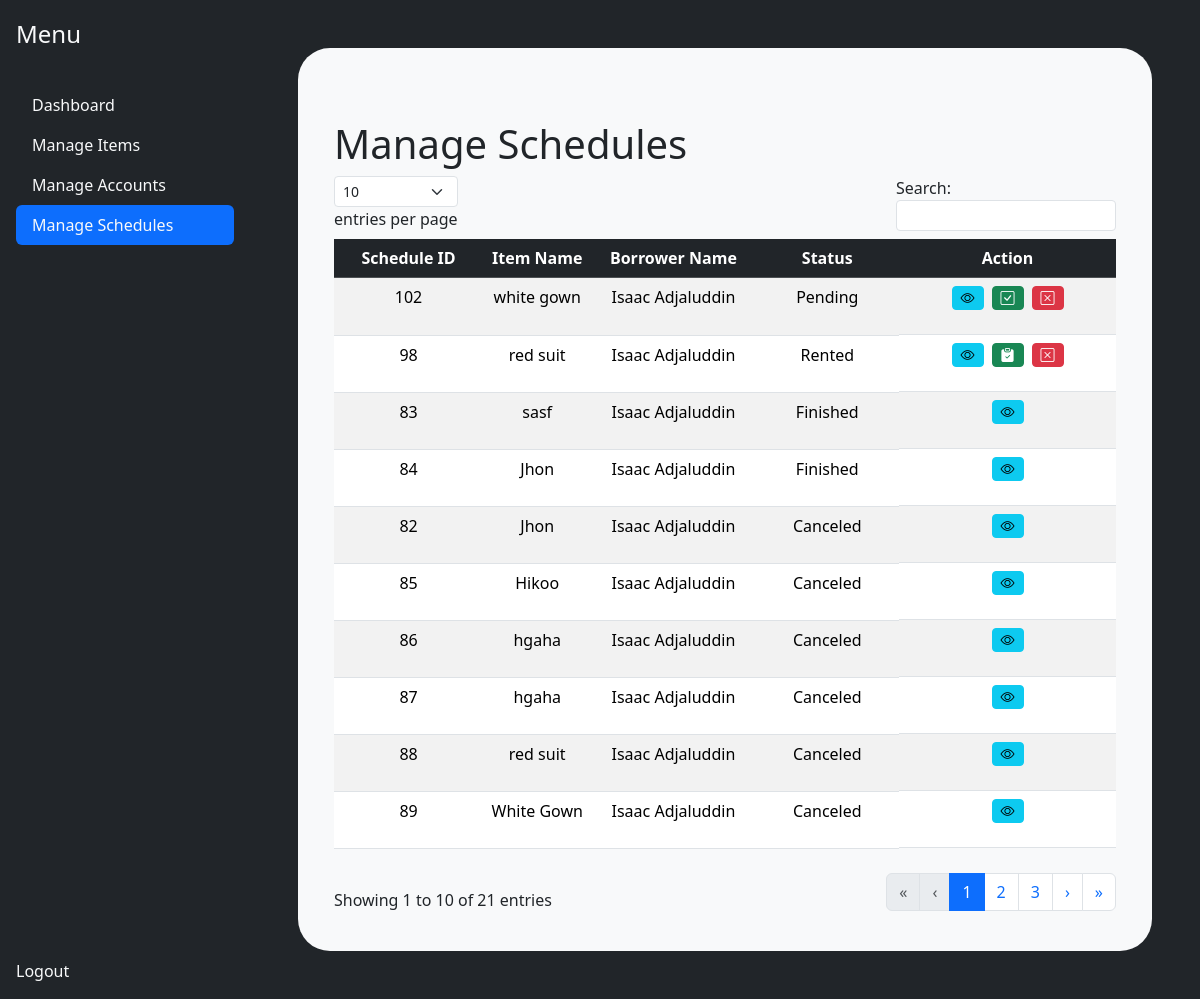
Page /frontend/admin/manage_schedules.php (signed in) on the earlier database version.
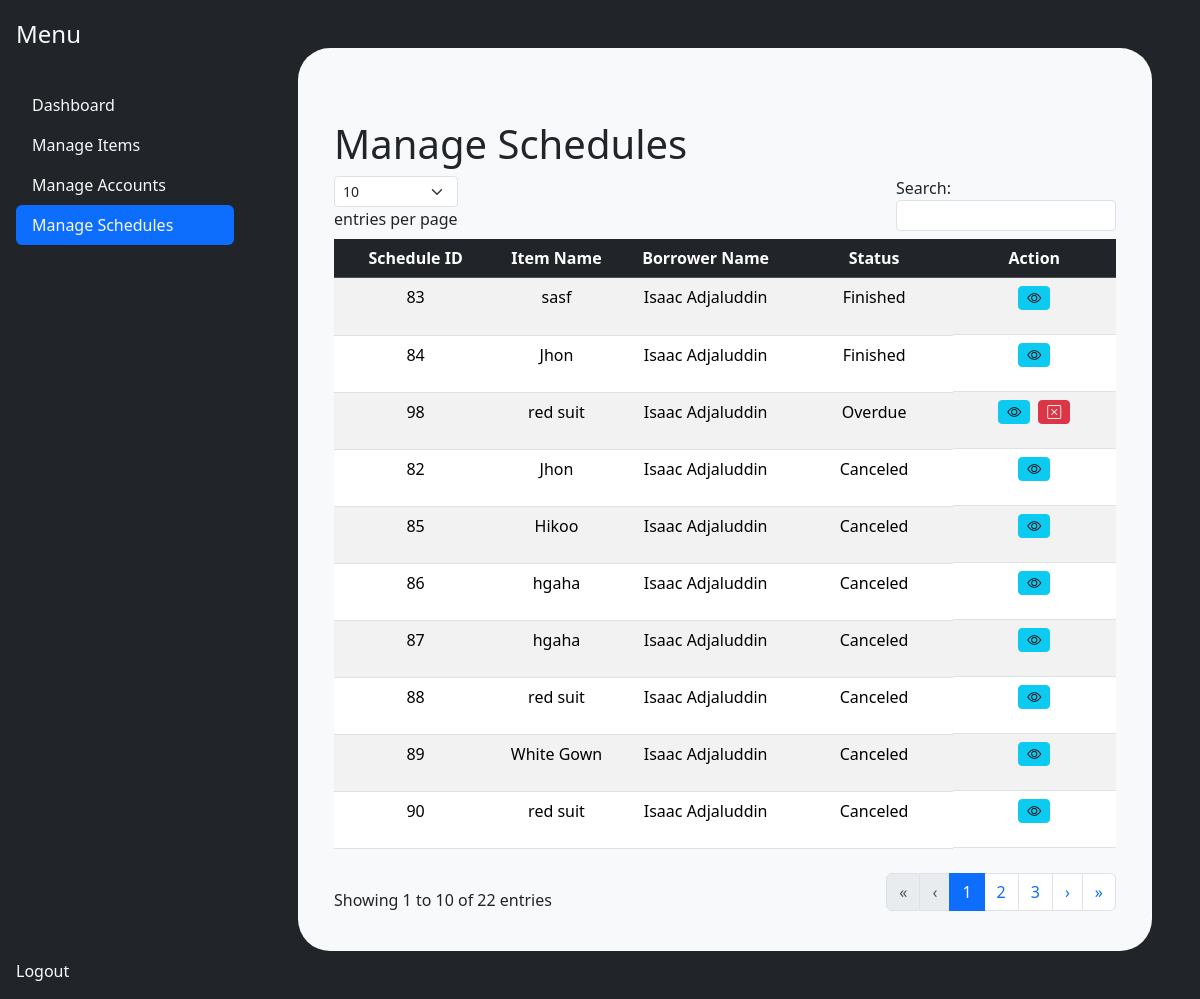
Same page on the later database version.
### tables this page shows
CREATE TABLE `rental_schedule` (
  `schedule_id` int(11) NOT NULL,
  `start_date` date DEFAULT NULL,
  `return_date` date DEFAULT NULL,
  `borrower_id` int(11) DEFAULT NULL,
  `lender_id` int(11) DEFAULT NULL,
  `item_id` int(11) DEFAULT NULL,
  `status` enum('pending','rented','canceled','overdue','finished') DEFAULT 'pending',
  `created_at` timestamp NOT NULL DEFAULT current_timestamp(),
  `cost` decimal(11,2) NOT NULL DEFAULT 0.00,
  `method` varchar(255) DEFAULT NULL,
  `delivery_address` varchar(255) DEFAULT NULL
);

CREATE TABLE `item` (
  `item_id` int(11) NOT NULL,
  `name` varchar(255) DEFAULT NULL,
  `type` varchar(255) DEFAULT NULL,
  `size` decimal(11,2) DEFAULT NULL,
  `deposit_cost` decimal(11,2) DEFAULT NULL,
  `rental_cost` decimal(11,2) DEFAULT NULL,
  `quantity` int(11) DEFAULT 0,
  `owner_id` int(11) DEFAULT NULL,
  `in_stock` tinyint(1) DEFAULT 1,
  `is_active` tinyint(1) DEFAULT 1,
  `photo` varchar(255) NOT NULL,
  `description` varchar(255) NOT NULL
);

CREATE TABLE `user` (
  `user_id` int(11) NOT NULL,
  `first_name` varchar(255) DEFAULT NULL,
  `middle_name` varchar(255) DEFAULT NULL,
  `last_name` varchar(255) DEFAULT NULL,
  `email` varchar(255) DEFAULT NULL,
  `username` varchar(255) DEFAULT NULL,
  `password` varchar(255) DEFAULT NULL,
  `type` enum('admin','lender','client') DEFAULT 'client',
  `successful_lends` int(11) DEFAULT 0,
  `is_active` tinyint(1) DEFAULT 1
);

### backend/classes/schedule.class.php (called while the page is built, shortened)
<?php
require_once 'database.php';
class Schedule
{
    protected $db;
    function __construct()
    {
        $this->db = new Database();
    }
    function show_all_schedules()
    {
        $sql = "SELECT rental_schedule.*, item.*, user.*, user.first_name AS borrower_firstname, user.last_name AS borrower_lastname
                FROM rental_schedule
                LEFT JOIN user ON user.user_id = rental_schedule.borrower_id
                LEFT JOIN item ON item.item_id = rental_schedule.item_id
                ORDER BY
                    CASE rental_schedule.status
                        WHEN 'pending' THEN 1
                        WHEN 'rented' THEN 2
                        WHEN 'finished' THEN 3
                        WHEN 'overdue' THEN 4
                        WHEN 'canceled' THEN 5
                        ELSE 6
                    END;";
        $query = $this->db->connect()->prepare($sql);
        if ($query->execute()) {
            $data = $query->fetchAll();
        } else {
            $data = [];
        }
        return $data;
    }
}

### backend/classes/database.php (called while the page is built)
<?php
class Database{
    private $host = 'localhost';
    private $username = 'root';
    private $password = '';
    private $database = 'rental_management_system';
    protected $connection;
    function connect(){
        try
			{
				$this->connection = new PDO("mysql:host=$this->host;dbname=$this->database",
											$this->username, $this->password);
			}
			catch (PDOException $e)
			{
				echo "Connection error " . $e->getMessage();
			}
        return $this->connection;
    }
}
?>

### frontend/includes/manage_schedules.php (the view, shortened to what the changed rows need)
<section class="container mt-5">
    <h1> Manage Schedules </h1>
    <table class="table table-striped table-responsive text-center" id="example">
        <thead class="table-dark text-center">
            <tr>
                <th class="text-center">Schedule ID</th>
                <th class="text-center">Item Name</th>
                <th class="text-center">Borrower Name</th>
                <th class="text-center">Status</th>
                <th class="text-center">Action</th>
            </tr>
        </thead>
        <tbody>
            <?php
            require_once '../../backend/classes/schedule.class.php';
            $schedule = new Schedule();
            $schedule->logged_user_id = $logged_user['user_id'];
            if ($logged_user['type'] == 'admin') {
                $results = $schedule->show_all_schedules();
            } else {
                $results = $schedule->show();
            }
            if (!empty($results)) {
                foreach ($results as $value) {
            ?>
                    <tr>
                        <td class="text-center"><?php echo $value['schedule_id']; ?></td>
                        <td><?php echo $value['name']; ?></td>
                        <td><?php echo $value['borrower_firstname'] . ' ' . $value['borrower_lastname']; ?></td>
                        <td class="text-capitalize"> <?php echo $value['status'] ?></td>
                        <td class="text-center d-flex justify-content-center gap-2 align-items-center">
                            <?php
                            if ($logged_user['type'] == 'admin') { ?>
                                <form action="../admin/view_receipt.php" method="POST">
                                <?php
                            } else { ?>
                                    <form action="../view/view_receipt.php" method="POST">
                                    <?php
                                }
                                    ?>
                                    <button name="view_btn" class="btn btn-info btn-sm "><i class="bi bi-eye"></i></button>
                                    </form>
                                    <?php
                                    if (($value['status'] == 'pending' && ($logged_user['user_id'] == $value['lender_id'] || $logged_user['type'] == 'admin'))) { ?>
                                        <form action="../../backend/tools/updateSchedule.php?item_id=<?php echo $value['item_id'] ?>" method="POST">
                                            <button name="update_btn" class="btn btn-success check-btn btn-sm"><i class="bi bi-check-square"></i></button>
                                        </form>
                                    <?php
                                    }
                                    if ($value['status'] == 'rented' && ($logged_user['user_id'] == $value['lender_id'] || $logged_user['type'] == 'admin')) { ?>
                                        <form action="../../backend/tools/updateSchedule.php?item_id=<?php echo $value['item_id'] ?>" method="POST">
                                            <button name="update_btn" class="btn btn-success check-btn btn-sm"><i class="bi bi-clipboard-check-fill"></i></button>
                                        </form>
                                    <?php
                                    }
                                    ?>
                                    <?php
                                    if (($value['status'] == 'pending' || $value['status'] != 'canceled') && ($logged_user['user_id'] == $value['lender_id'] || $logged_user['type'] == 'admin') && ($value['status'] != "finished")) { ?>
                                        <form action="../../backend/tools/updateSchedule.php?item_id=<?php echo $value['item_id'] ?>" id="update_form" name="update_form" method="POST">
                                            <button name="update_btn" class="btn btn-danger cancel-btn btn-sm"><i class="bi bi-x-square"></i></button>
                                        </form>
                                    <?php
                                    } ?>
                        </td>
                    </tr>
                <?php
                }
            } else {
                ?>
            <?php
            }
            ?>
        </tbody>
    </table>
</section>

Differences in the rows shown:
no longer on this page (row edited): rental_schedule: schedule_id "102", item.name "white gown", borrower.first_name "Isaac", borrower.last_name "Adjaluddin", status "Pending"
changed rental_schedule id 98: status "Rented" → "Overdue"; moves down the list
now on this page (row unchanged): rental_schedule: schedule_id "90", item.name "red suit", borrower.first_name "Isaac", borrower.last_name "Adjaluddin", status "Canceled"
Other differences:
text written by a page script: "entries per page Search: Showing 1 to 10 of 21 entries « ‹ 1 2 3 › »" → "entries per page Search: Showing 1 to 10 of 22 entries « ‹ 1 2 3 › »"
